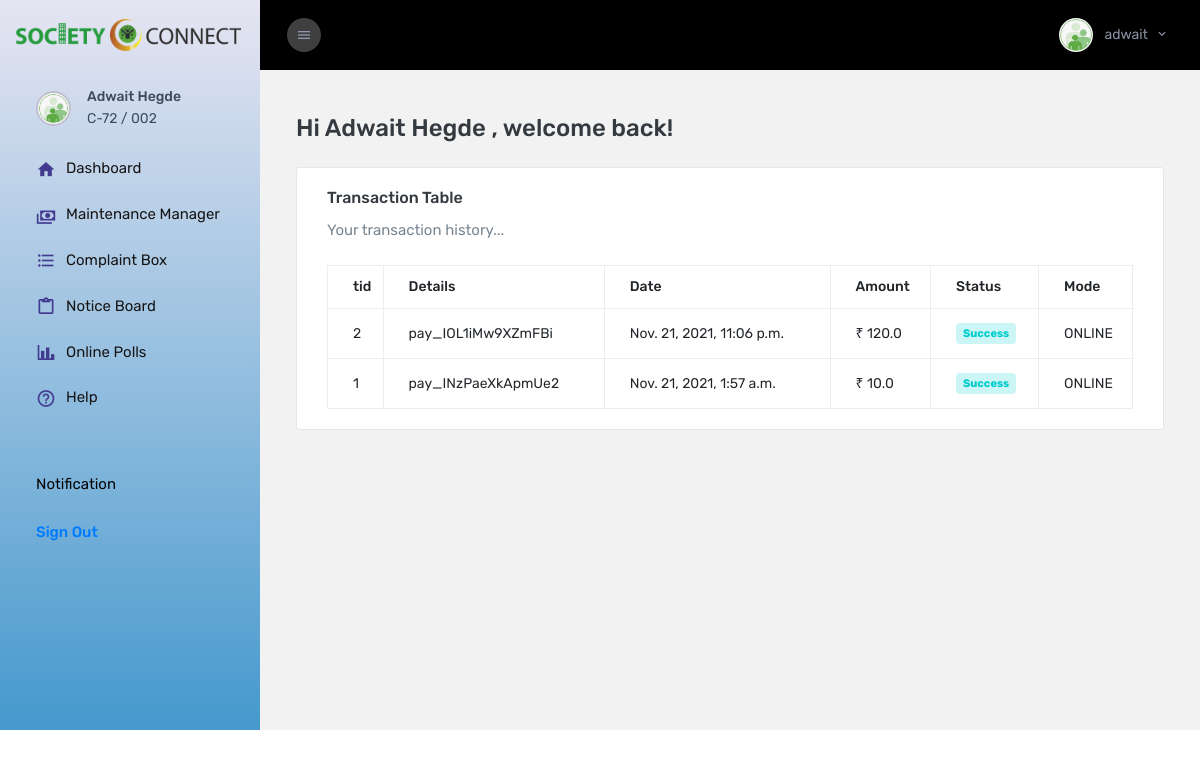
Page /transactions/ (signed in) on the earlier database version.
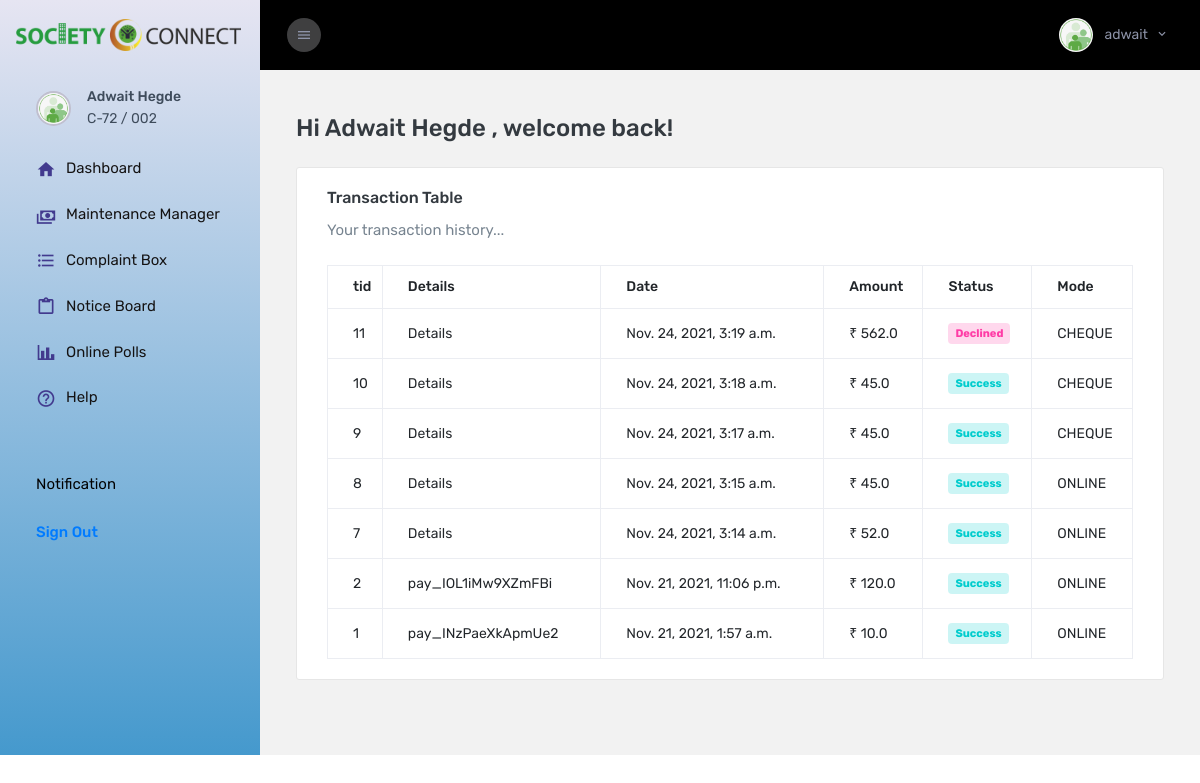
Same page on the later database version.
### app/models.py (models this page shows, shortened)
class Transaction(models.Model):
    TNX_CHOICES = (
        ('CASH', 'Cash'),
        ('CHEQUE', 'Cheque'),
        ('ONLINE', 'Online - Razor Pay'),
    )
    tid = models.AutoField(primary_key=True)
    user = models.ForeignKey(SocietyMember,on_delete=models.SET_NULL,null=True)
    amount = models.FloatField()
    status = models.BooleanField()
    mode = models.CharField(max_length=6, choices=TNX_CHOICES)
    detail = models.CharField(max_length=25)
    date = models.DateTimeField(auto_now=True)

### app/views.py (the view)
# urls.py: path('transactions/', views.transactions, name='transactions'),
@login_required
def transactions(request):
    if request.method == "GET":
        try:
            sm = SocietyMember.objects.get(user=request.user)
            if sm.is_owner:
                txns = Transaction.objects.filter(user=sm)[::-1]
                return render(request, 'app/transactions.html', {"txns":txns})
            else:
                return redirect('/dashboard/')
        except:
            return redirect('/dashboard/')

### app/templates/app/transactions.html (shortened to what this page needs)
{% extends "app/base_owner.html" %}
{% block content%}
            <div class="row">
            <div class="col-lg-12 grid-margin stretch-card">
              <div class="card">
                <div class="card-body">
                  <h4 class="card-title">Transaction Table</h4>
                  <p class="card-description"> Your transaction history...
                  </p>
                  <div class="table-responsive">
                    <table class="table table-bordered">
                      <thead>
                        <tr>
                          <th>tid</th>
                          <th>Details</th>
                          <th>Date</th>
                          <th>Amount</th>
                          <th>Status</th>
                          <th>Mode</th>
                        </tr>
                      </thead>
                      <tbody>
                        {% for txn in txns %}
                        <tr>
                            <td>{{txn.tid}}</td>
                            <td>{{txn.detail}}</td>
                            <td>{{txn.date}}</td>
                            <td> ₹ {{txn.amount}}</td>
                            <td>
                                {%if txn.status%}
                                <div class="badge badge-inverse-success"> Success </div>
                                {% else %}
                                <div class="badge badge-inverse-danger"> Declined </div>
                                {% endif %}
                            </td>
                            <td>{{txn.mode}}</td>
                          </tr>
                        {% endfor %}
                      </tbody>
                    </table>
                  </div>
                </div>
              </div>
{% endblock content %}

### app/templates/app/base_owner.html (shortened to what this page needs)
{% load static %}
<!DOCTYPE html>
<html lang="en">
  <head>
    <link rel="stylesheet" href="{% static 'assets/vendors/mdi/css/materialdesignicons.min.css' %}" />
    <link rel="stylesheet" href="{% static 'assets/vendors/flag-icon-css/css/flag-icon.min.css' %}" />
    <link rel="stylesheet" href="{% static 'assets/vendors/css/vendor.bundle.base.css' %}" />
    <link rel="stylesheet" href="{% static 'assets/vendors/font-awesome/css/font-awesome.min.css' %}" />
    <link rel="stylesheet" href="{% static 'assets/vendors/bootstrap-datepicker/bootstrap-datepicker.min.css' %}" />
    <link rel="stylesheet" href="{% static 'assets/css/style.css' %}" />
  </head>
  <body>
    <div class="container-scroller">
      <nav class="sidebar sidebar-offcanvas" id="sidebar">
        <div class="text-center sidebar-brand-wrapper d-flex align-items-center">
          <span class="menu-title">  <a class="p-3 mt-3" href="/"><img src="{% static 'assets/images/logo.png' %}" alt="logo"  width="225px"/></a></span>
        </div>
        <ul class="nav">
          <li class="nav-item nav-profile">
            <a href="/" class="nav-link">
              <div class="nav-profile-image">
                <img src="{% static 'assets/images/loginusers.png' %}" alt="profile" />
              </div>
              <div class="nav-profile-text d-flex flex-column pr-3">
                <span class="font-weight-medium mb-2">{{user.first_name}} {{user.last_name}}</span>
                <span class="font-weight-normal"> C-72 / 002</span>
              </div>
            </a>
          </li>
          <li class="nav-item">
            <a class="nav-link" href="/dashboard/">
              <i class="mdi mdi-home menu-icon"></i>
              <span class="menu-title">Dashboard</span>
            </a>
          </li>
          <li class="nav-item">
            <a class="nav-link" href="/paymentgateway/">
              <i class="mdi mdi-cash-multiple menu-icon"></i>
              <span class="menu-title">Maintenance Manager</span>
            </a>
          </li>
          <li class="nav-item">
            <a class="nav-link" href="/complaintbox/">
              <i class="mdi mdi-format-list-bulleted menu-icon"></i>
              <span class="menu-title">Complaint Box</span>
            </a>
          </li>
          <li class="nav-item">
            <a class="nav-link" href="/notice/">
              <i class="mdi mdi-clipboard-outline menu-icon"></i>
              <span class="menu-title">Notice Board</span>
            </a>
          </li>
          <li class="nav-item">
            <a class="nav-link" href="/onlinepolls/">
              <i class="mdi mdi-chart-bar menu-icon"></i>
              <span class="menu-title">Online Polls</span>
            </a>
          </li>
          <li class="nav-item">
            <a class="nav-link" href="/help/">
              <i class="mdi mdi-help-circle-outline menu-icon"></i>
              <span class="menu-title">Help</span>
            </a>
          </li>
          <li class="nav-item sidebar-actions">
            <div class="nav-link">
              <div class="mt-4">
                <div class="border-none">
                  <p class="text-black">Notification</p>
                </div>
                <ul class="mt-4 pl-0">
                  <li><a href="/logout/">Sign Out</a></li>
                </ul>
              </div>
            </div>
          </li>
        </ul>
      </nav>
      <div class="container-fluid page-body-wrapper">
        <nav class="navbar col-lg-12 col-12 p-lg-0 fixed-top d-flex flex-row">
          <div class="navbar-menu-wrapper d-flex align-items-stretch justify-content-between">
            <button class="navbar-toggler navbar-toggler align-self-center mr-2" type="button" data-toggle="minimize">
              <i class="mdi mdi-menu"></i>
            </button>
            <ul class="navbar-nav navbar-nav-right ml-lg-auto">
              <li class="nav-item nav-profile dropdown border-0">
                <a class="nav-link dropdown-toggle" id="profileDropdown" href="/" data-toggle="dropdown">
                  <img class="nav-profile-img mr-2" alt="" src="{% static 'assets/images/loginusers.png' %}" />
                  <span class="profile-name">{{user.username}}</span>
                </a>
              </li>
            </ul>
          </div>
        </nav>
        <div class="main-panel">
          <div class="content-wrapper pb-0">
            <div class="page-header flex-wrap">
              <h3 class="mb-0"> Hi {{user.first_name}} {{user.last_name}} , welcome back! </h3>
            </div>
            {% block content %}
            {% endblock content %}
            </div>
          </div>
          <footer class="footer">
          </footer>
        </div>
      </div>
    </div>
  </body>
</html>

Differences in the rows shown:
added Transaction: tid "11", detail "Details", date "Nov. 24, 2021, 3:19 a.m.", amount "562.0", status "Declined", mode "CHEQUE"
added Transaction: tid "10", detail "Details", date "Nov. 24, 2021, 3:18 a.m.", amount "45.0", status "Success", mode "CHEQUE"
added Transaction: tid "9", detail "Details", date "Nov. 24, 2021, 3:17 a.m.", amount "45.0", status "Success", mode "CHEQUE"
added Transaction: tid "8", detail "Details", date "Nov. 24, 2021, 3:15 a.m.", amount "45.0", status "Success", mode "ONLINE"
added Transaction: tid "7", detail "Details", date "Nov. 24, 2021, 3:14 a.m.", amount "52.0", status "Success", mode "ONLINE"
